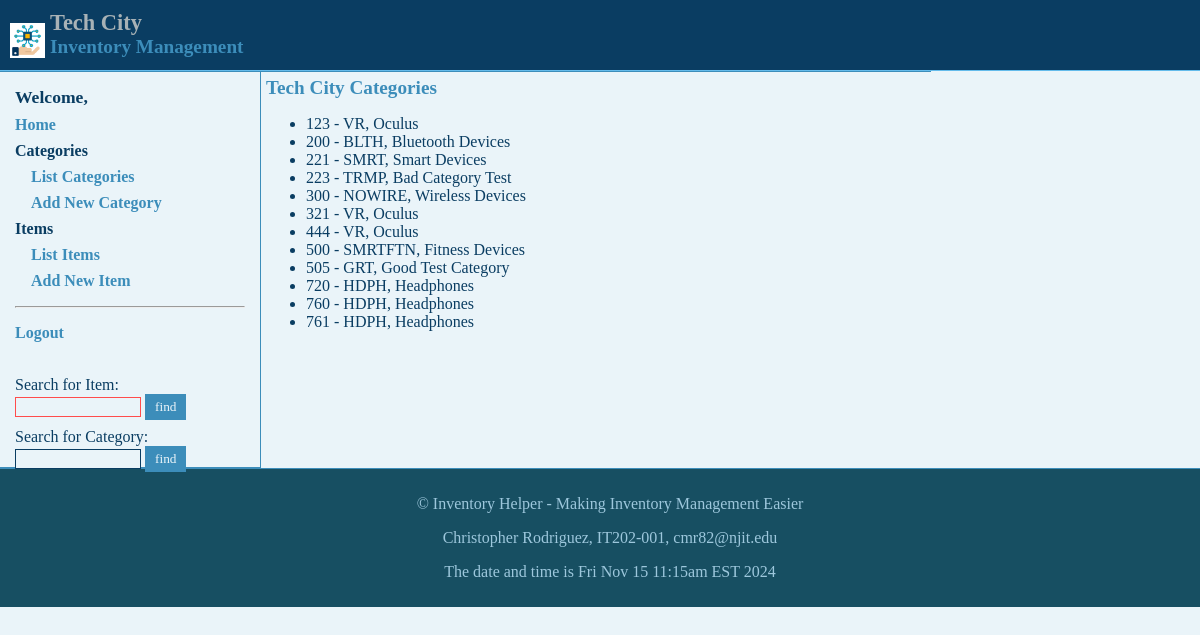
The app's page /website/index.php?content=listTechCitycategories (signed in) with its own data.
### tables this page shows
CREATE TABLE IF NOT EXISTS `TechGadgetCategories` (
  `TechCategoryID` int(11) NOT NULL,
  `TechCategoryCode` varchar(255) NOT NULL,
  `TechCategoryName` varchar(255) NOT NULL,
  `DateCreated` datetime NOT NULL,
  `ShelfNumber` int(11) NOT NULL
);

### website/techcity.category.php (called while the page is built, shortened)
<?php
class Category{
    function __construct($TechCategoryID,$TechCategoryCode,$TechCategoryName,$ShelfNumber){
        $this ->TechCategoryID = $TechCategoryID;
        $this ->TechCategoryCode = $TechCategoryCode;
        $this ->TechCategoryName = $TechCategoryName;
    }
    static function getCategories(){
        $db = getDB();
        $query = "SELECT * FROM TechGadgetCategories";
        $result = $db->query($query);
        if(mysqli_num_rows($result) > 0){
            $categories = array();
            while($row = $result->fetch_array(MYSQLI_ASSOC)){
                $category = new Category(
                    $row['TechCategoryID'],
                    $row['TechCategoryCode'],
                    $row['TechCategoryName'],
                    $row['ShelfNumber']
                );
                array_push($categories, $category);
            }
            return $categories;
        }else{
            $db->close();
            return NULL;
        }
    }
}
?>

### website/listTechCitycategories.inc.php (the view)
<h2>Tech City Categories</h2>
<ul>
<?php
include_once("techcity.category.php");
$categories = Category::getCategories();
foreach ($categories as $category) {
   $TechCategoryID = $category->TechCategoryID;
   $name = $TechCategoryID . " - " . $category->TechCategoryCode . ", " . $category->TechCategoryName;
   echo "<li>$name</li>";
}
?>
</ul>

### website/ih_styles.css (style rules this page uses)
body { font-family: Georgia, serif; font-size: 100%; color: #0A3D62; background-color: #EAF4F9; margin: 0px; padding: 0px; overflow-x: hidden; }
h2 { font-family: Georgia, serif; font-size: 120%; color: #3C8DBA; margin: 0px; padding: 0px; }

### records on screen
techgadgetcategories: name "123 - VR, Oculus"
techgadgetcategories: name "200 - BLTH, Bluetooth Devices"
techgadgetcategories: name "221 - SMRT, Smart Devices"
techgadgetcategories: name "223 - TRMP, Bad Category Test"
techgadgetcategories: name "300 - NOWIRE, Wireless Devices"
techgadgetcategories: name "321 - VR, Oculus"
techgadgetcategories: name "444 - VR, Oculus"
techgadgetcategories: name "500 - SMRTFTN, Fitness Devices"
techgadgetcategories: name "505 - GRT, Good Test Category"
techgadgetcategories: name "720 - HDPH, Headphones"
techgadgetcategories: name "760 - HDPH, Headphones"
techgadgetcategories: name "761 - HDPH, Headphones"
